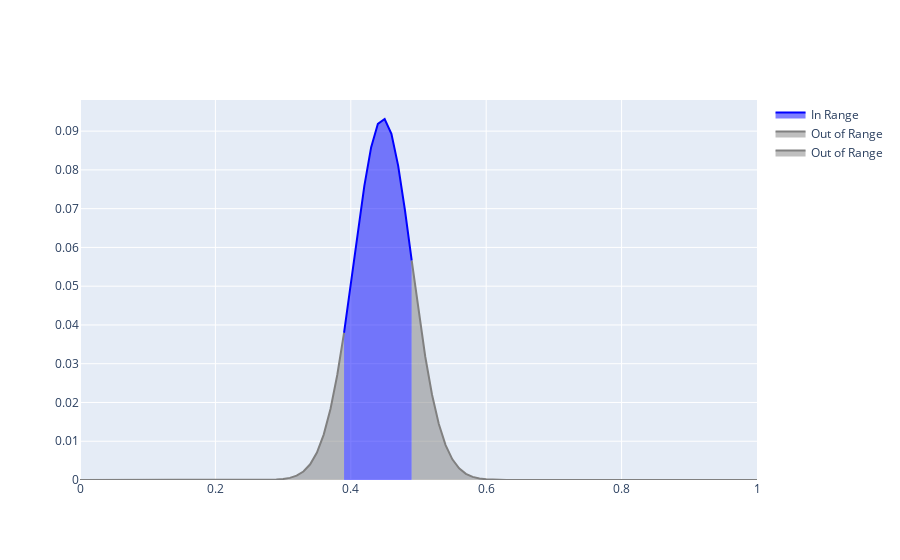

The notebook cell saved with this chart:
### Code cell
fig = go.Figure()



#  Add the blue area between xlower and xupper
fig.add_trace(go.Scatter(
    x=x[xlower:xupper+1], 
    y=ds[xlower:xupper+1], 
    fill='tozeroy',  
    mode='lines',    
    line=dict(color='blue'),
    name='In Range'
))

# Add the grey area for x < xlower
fig.add_trace(go.Scatter(
    x=x[:xlower+1],
    y=ds[:xlower+1],
    fill='tozeroy',
    mode='lines',
    line=dict(color='grey'),
    name='Out of Range'
))

# Add the grey area for x > xupper
fig.add_trace(go.Scatter(
    x=x[xupper:],
    y=ds[xupper:],
    fill='tozeroy',
    mode='lines',
    line=dict(color='grey'),
    name='Out of Range'
))

### Figure 1 — Plotly figure (JSON) as saved in the notebook; plotly's stock layout.template omitted (floating-point values rounded to 4 significant figures)
{"data": [{"fill": "tozeroy", "line": {"color": "blue"}, "mode": "lines", "name": "In Range", "type": "scatter", "x": [0.39, 0.4, 0.41, 0.42, 0.43, 0.44, 0.45, 0.46, 0.47, 0.48, 0.49], "y": [0.03797, 0.05046, 0.06355, 0.07587, 0.0858, 0.09189, 0.09313, 0.08931, 0.08104, 0.06958, 0.05657]}, {"fill": "tozeroy", "line": {"color": "grey"}, "mode": "lines", "name": "Out of Range", "type": "scatter", "x": [0, 0.01, 0.02, 0.03, 0.04, 0.05, 0.06, 0.07, 0.08, 0.09, 0.1, 0.11, 0.12, 0.13, 0.14, 0.15, 0.16, 0.17, 0.18, 0.19, 0.2, 0.21, 0.22, 0.23, 0.24, 0.25, 0.26, 0.27, 0.28, 0.29, 0.3, 0.31, 0.32, 0.33, 0.34, 0.35, 0.36, 0.37, 0.38, 0.39], "y": [1.268e-30, 4.18e-29, 1.237e-27, 3.286e-26, 7.836e-25, 1.678e-23, 3.226e-22, 5.571e-21, 8.643e-20, 1.205e-18, 1.509e-17, 1.699e-16, 1.721e-15, 1.569e-14, 1.287e-13, 9.517e-13, 6.347e-12, 3.822e-11, 2.082e-10, 1.028e-09, 4.614e-09, 1.889e-08, 7.087e-08, 2.45e-07, 7.856e-07, 2.353e-06, 6.63e-06, 1.768e-05, 4.481e-05, 0.0001081, 0.0002483, 0.0005418, 0.001121, 0.002193, 0.004057, 0.007091, 0.01172, 0.01831, 0.02709, 0.03797]}, {"fill": "tozeroy", "line": {"color": "grey"}, "mode": "lines", "name": "Out of Range", "type": "scatter", "x": [0.49, 0.5, 0.51, 0.52, 0.53, 0.54, 0.55, 0.56, 0.57, 0.58, 0.59, 0.6, 0.61, 0.62, 0.63, 0.64, 0.65, 0.66, 0.67, 0.68, 0.69, 0.7, 0.71, 0.72, 0.73, 0.74, 0.75, 0.76, 0.77, 0.78, 0.79, 0.8, 0.81, 0.82, 0.83, 0.84, 0.85, 0.86, 0.87, 0.88, 0.89, 0.9, 0.91, 0.92, 0.93, 0.94, 0.95, 0.96, 0.97, 0.98, 0.99, 1], "y": [0.05657, 0.04356, 0.0318, 0.02201, 0.01446, 0.009014, 0.005337, 0.003001, 0.001603, 0.0008126, 0.0003906, 0.0001776, 7.619e-05, 3.071e-05, 1.157e-05, 4.06e-06, 1.319e-06, 3.953e-07, 1.088e-07, 2.742e-08, 6.305e-09, 1.321e-09, 2.514e-10, 4.341e-11, 6.795e-12, 9.625e-13, 1.233e-13, 1.427e-14, 1.49e-15, 1.405e-16, 1.194e-17, 9.144e-19, 6.308e-20, 3.918e-21, 2.19e-22, 1.102e-23, 4.984e-25, 2.027e-26, 7.412e-28, 2.436e-29, 7.192e-31, 1.908e-32, 4.546e-34, 9.726e-36, 1.869e-37, 3.224e-39, 4.993e-41, 6.941e-43, 8.661e-45, 9.7e-47, 9.75e-49, 8.794e-51]}], "layout": {}}
